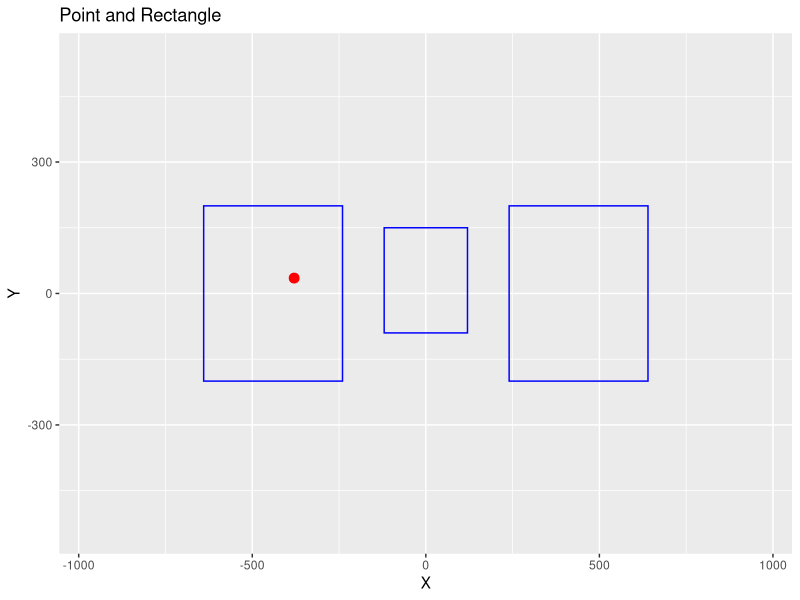

This figure's R source:
## ---- chunk 1
library(ggplot2)

# 给定的点
point <- data.frame(x = -379.339080810546, y = 35.1380767822265)

# 矩形参数
roi1_center <- data.frame(x = 0, y = 30)
roi1_width  <- 240
roi1_height <- 180

roi2_center <- data.frame(x = -440, y = 0)
roi2_width  <- 400
roi2_height <- 240

roi3_center <- data.frame(x = 440, y = 0)
roi3_width  <- 400
roi3_height <- 240

# 创建图形
p1 <- ggplot() +
  
  geom_rect(aes(xmin = roi1_center$x - roi1_width / 2, 
                xmax = roi1_center$x + roi1_width / 2,
                ymin = roi1_center$y - roi1_width / 2,
                ymax = roi1_center$y + roi1_width / 2), 
                fill = "transparent", color = "blue") +
  geom_rect(aes(xmin = roi2_center$x - roi2_width / 2, 
                xmax = roi2_center$x + roi2_width / 2,
                ymin = roi2_center$y - roi2_width / 2,
                ymax = roi2_center$y + roi2_width / 2), 
                fill = "transparent", color = "blue") +
  geom_rect(aes(xmin = roi3_center$x - roi3_width / 2, 
                xmax = roi3_center$x + roi3_width / 2,
                ymin = roi3_center$y - roi3_width / 2,
                ymax = roi3_center$y + roi3_width / 2), 
                fill = "transparent", color = "blue") +
  
  # 绘制点
  geom_point(data = point, aes(x = x, y = y), color = "red", size = 3) +
  
  # 设置坐标轴范围
  xlim(-960, 960) + ylim(-540, 540) +
  
  # 设置坐标轴标签和标题
  labs(x = "X", y = "Y", title = "Point and Rectangle") 
  
p1
## ---- chunk 2

# 定义函数判断坐标点是否在矩形框内
point_in_rectangle <- function(x, y, rect_center_x, rect_center_y, rect_width, rect_height) {
  rect_left <- rect_center_x - rect_width / 2
  rect_right <- rect_center_x + rect_width / 2
  rect_top <- rect_center_y + rect_height / 2
  rect_bottom <- rect_center_y - rect_height / 2
  
  if (x >= rect_left && x <= rect_right && y >= rect_bottom && y <= rect_top) {
    return(TRUE)
  } else {
    return(FALSE)
  }
}

# 给定坐标点和矩形框参数
point_x <- -379.339080810546
point_y <- 35.1380767822265
rectangle_center_x <- -440
rectangle_center_y <- 0
rectangle_width <- 400
rectangle_height <- 240

# 调用函数判断坐标点是否在矩形框内
result <- point_in_rectangle(point_x, point_y, rectangle_center_x, rectangle_center_y, rectangle_width, rectangle_height)

# 输出结果
if (result) {
  print("坐标点在矩形框内")
} else {
  print("坐标点不在矩形框内")
}

